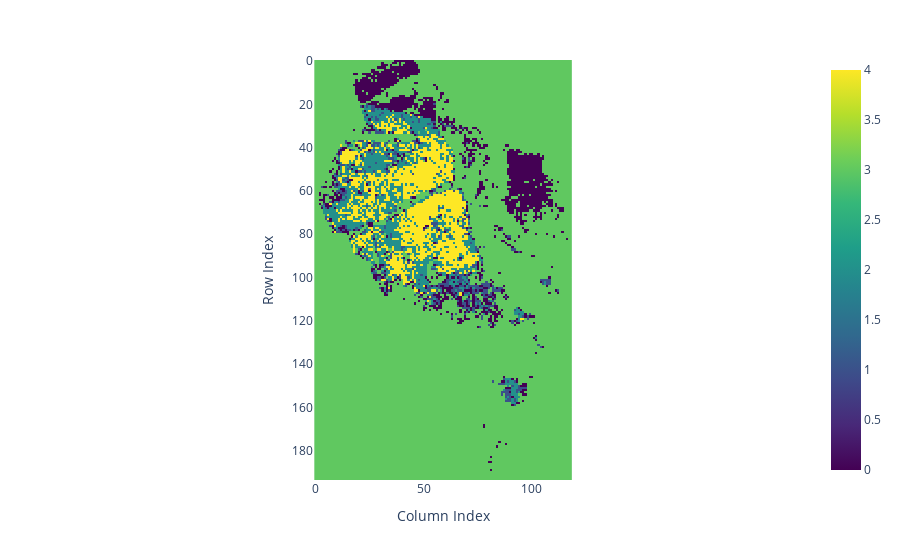

Notebook cell for this chart:
### Markdown cell above
Population Density

### Code cell
#Iterate
if menu['population']:  
    pop_path = os.path.join(output_folder, city + '_population.tif')
    with rasterio.open(pop_path) as src:
        pop_data = src.read(1)
        transform = src.transform  

    create_raster_clusters(pop_data, n_clusters=5)
    plot_cluster_labels_plotly(cluster_labels)
    if cluster_labels is not None:
        print("Cluster labels shape:", cluster_labels.shape)
        pop_cluster_gdf = get_cluster_boundaries(cluster_labels, transform)
        pop_cluster = describe_cluster_location(pop_cluster_gdf, aoi_file)
        pop_cluster
    find_highest_lowest_pixel_value_path(pop_path)
    pixelwise_regression(pop_path, summer_path)

### Figure 1 — Plotly figure (JSON) as saved in the notebook; plotly's stock layout.template omitted (floating-point values rounded to 4 significant figures; data arrays with more than 128 entries replaced by an {"elided": "..."} marker saying what was removed)
{"data": [{"coloraxis": "coloraxis", "hovertemplate": "x: %{x}<br>y: %{y}<br>color: %{z}<extra></extra>", "name": "0", "type": "heatmap", "xaxis": "x", "yaxis": "y", "z": {"elided": "194x119 int values"}}], "layout": {"coloraxis": {"colorscale": [[0, "#440154"], [0.1111, "#482878"], [0.2222, "#3e4989"], [0.3333, "#31688e"], [0.4444, "#26828e"], [0.5556, "#1f9e89"], [0.6667, "#35b779"], [0.7778, "#6ece58"], [0.8889, "#b5de2b"], [1, "#fde725"]]}, "margin": {"t": 60}, "xaxis": {"anchor": "y", "constrain": "domain", "domain": [0, 1], "scaleanchor": "y", "title": {"text": "Column Index"}}, "yaxis": {"anchor": "x", "autorange": "reversed", "constrain": "domain", "domain": [0, 1], "title": {"text": "Row Index"}}}}
